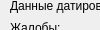
        <widget class="QWidget" name="page_1">
         <property name="geometry">
          <rect>
           <x>0</x>
           <y>0</y>
           <width>100</width>
           <height>30</height>
          </rect>
         </property>
         <attribute name="label">
          <string>Анамнез стр. 1</string>
         </attribute>
         <widget class="QWidget" name="layoutWidget_2">
          <property name="geometry">
           <rect>
            <x>10</x>
            <y>-5</y>
            <width>363</width>
            <height>391</height>
           </rect>
          </property>
          <layout class="QVBoxLayout" name="verticalLayoutAnamnez1">
           <property name="spacing">
            <number>0</number>
           </property>
           <item>
            <layout class="QHBoxLayout" name="horizontalLayout_12">
             <item>
              <widget class="QLabel" name="label_5">
               <property name="sizePolicy">
                <sizepolicy hsizetype="Preferred" vsizetype="Fixed">
                 <horstretch>0</horstretch>
                 <verstretch>21</verstretch>
                </sizepolicy>
               </property>
               <property name="text">
                <string>Данные датированы</string>
               </property>
              </widget>
             </item>
             <item>
              <widget class="QDateEdit" name="dateSince">
               <property name="displayFormat">
                <string>dd.MM.yyyy</string>
               </property>
              </widget>
             </item>
            </layout>
           </item>
           <item>
            <widget class="QLabel" name="label_7">
             <property name="text">
              <string>Жалобы:</string>
             </property>
            </widget>
           </item>
           <item>
            <widget class="QTextEdit" name="textComplaint">
             <property name="sizePolicy">
              <sizepolicy hsizetype="Expanding" vsizetype="Fixed">
               <horstretch>0</horstretch>
               <verstretch>84</verstretch>
              </sizepolicy>
             </property>
             <property name="minimumSize">
              <size>
               <width>0</width>
               <height>84</height>
              </size>
             </property>
             <property name="maximumSize">
              <size>
               <width>16777215</width>
               <height>84</height>
              </size>
             </property>
            </widget>
           </item>
           <item>
            <widget class="QLabel" name="label_8">
             <property name="text">
              <string>Анамнез заболевания:</string>
             </property>
            </widget>
           </item>
           <item>
            <widget class="QTextEdit" name="textAnDis">
             <property name="sizePolicy">
              <sizepolicy hsizetype="Expanding" vsizetype="Fixed">
               <horstretch>0</horstretch>
               <verstretch>100</verstretch>
              </sizepolicy>
             </property>
             <property name="minimumSize">
              <size>
               <width>0</width>
               <height>100</height>
              </size>
             </property>
             <property name="maximumSize">
              <size>
               <width>16777215</width>
               <height>100</height>
              </size>
             </property>
            </widget>
           </item>
           <item>
            <widget class="QLabel" name="label_9">
             <property name="text">
              <string>Анамнез жизни:</string>
             </property>
            </widget>
           </item>
           <item>
            <widget class="QTextEdit" name="textAnLi">
             <property name="sizePolicy">
              <sizepolicy hsizetype="Expanding" vsizetype="Fixed">
               <horstretch>0</horstretch>
               <verstretch>42</verstretch>
              </sizepolicy>
             </property>
             <property name="minimumSize">
              <size>
               <width>0</width>
               <height>42</height>
              </size>
             </property>
             <property name="maximumSize">
              <size>
               <width>16777215</width>
               <height>42</height>
              </size>
             </property>
            </widget>
           </item>
           <item>
            <widget class="QLabel" name="label_32">
             <property name="sizePolicy">
              <sizepolicy hsizetype="Preferred" vsizetype="Fixed">
               <horstretch>0</horstretch>
               <verstretch>0</verstretch>
              </sizepolicy>
             </property>
             <property name="minimumSize">
              <size>
               <width>0</width>
               <height>21</height>
              </size>
             </property>
             <property name="text">
              <string>Туберкулез, венерические болезни, вирусный гепатит:</string>
             </property>
             <property name="alignment">
              <set>Qt::AlignCenter</set>
             </property>
            </widget>
           </item>
           <item>
            <widget class="QLineEdit" name="lineVen">
             <property name="minimumSize">
              <size>
               <width>0</width>
               <height>21</height>
              </size>
             </property>
            </widget>
           </item>
           <item>
            <widget class="QLabel" name="label_33">
             <property name="sizePolicy">
              <sizepolicy hsizetype="Preferred" vsizetype="Fixed">
               <horstretch>0</horstretch>
               <verstretch>0</verstretch>
              </sizepolicy>
             </property>
             <property name="minimumSize">
              <size>
               <width>0</width>
               <height>21</height>
              </size>
             </property>
             <property name="text">
              <string>Аллергологический анамнез:</string>
             </property>
             <property name="alignment">
              <set>Qt::AlignLeading|Qt::AlignLeft|Qt::AlignVCenter</set>
             </property>
            </widget>
           </item>
           <item>
            <widget class="QLineEdit" name="lineAler">
             <property name="minimumSize">
              <size>
               <width>0</width>
               <height>21</height>
              </size>
             </property>
            </widget>
           </item>
          </layout>
         </widget>
        </widget>
